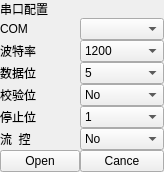
<?xml version="1.0" encoding="UTF-8"?>
<ui version="4.0">
 <class>Retriver</class>
 <widget class="QWidget" name="Retriver">
  <property name="geometry">
   <rect>
    <x>0</x>
    <y>0</y>
    <width>157</width>
    <height>164</height>
   </rect>
  </property>
  <property name="windowTitle">
   <string>Form</string>
  </property>
  <layout class="QGridLayout" name="layoutGWidget">
   <property name="leftMargin">
    <number>0</number>
   </property>
   <property name="topMargin">
    <number>0</number>
   </property>
   <property name="rightMargin">
    <number>0</number>
   </property>
   <property name="bottomMargin">
    <number>0</number>
   </property>
   <property name="spacing">
    <number>0</number>
   </property>
   <item row="2" column="2">
    <widget class="QComboBox" name="comboBoxBaudrate">
     <property name="currentText">
      <string>1200</string>
     </property>
     <item>
      <property name="text">
       <string>1200</string>
      </property>
     </item>
     <item>
      <property name="text">
       <string>2400</string>
      </property>
     </item>
     <item>
      <property name="text">
       <string>4800</string>
      </property>
     </item>
     <item>
      <property name="text">
       <string>9600</string>
      </property>
     </item>
     <item>
      <property name="text">
       <string>14400</string>
      </property>
     </item>
     <item>
      <property name="text">
       <string>19200</string>
      </property>
     </item>
     <item>
      <property name="text">
       <string>38400</string>
      </property>
     </item>
     <item>
      <property name="text">
       <string>57600</string>
      </property>
     </item>
     <item>
      <property name="text">
       <string>115200</string>
      </property>
     </item>
    </widget>
   </item>
   <item row="2" column="0" colspan="2">
    <widget class="QLabel" name="labelBaudrate">
     <property name="text">
      <string>波特率</string>
     </property>
    </widget>
   </item>
   <item row="4" column="0" colspan="2">
    <widget class="QLabel" name="labelCheckbit">
     <property name="text">
      <string>校验位</string>
     </property>
    </widget>
   </item>
   <item row="1" column="2">
    <widget class="QComboBox" name="comboBoxCOM"/>
   </item>
   <item row="7" column="2">
    <widget class="QPushButton" name="btnCance">
     <property name="text">
      <string>Cance</string>
     </property>
    </widget>
   </item>
   <item row="3" column="0" colspan="2">
    <widget class="QLabel" name="labelDatabit">
     <property name="text">
      <string>数据位</string>
     </property>
    </widget>
   </item>
   <item row="3" column="2">
    <widget class="QComboBox" name="comboBoxDatabit">
     <property name="currentText">
      <string>5</string>
     </property>
     <item>
      <property name="text">
       <string>5</string>
      </property>
     </item>
     <item>
      <property name="text">
       <string>6</string>
      </property>
     </item>
     <item>
      <property name="text">
       <string>7</string>
      </property>
     </item>
     <item>
      <property name="text">
       <string>8</string>
      </property>
     </item>
    </widget>
   </item>
   <item row="6" column="0" colspan="2">
    <widget class="QLabel" name="labelFlowcontrol">
     <property name="text">
      <string>流  控</string>
     </property>
    </widget>
   </item>
   <item row="7" column="0" colspan="2">
    <widget class="QPushButton" name="btnOpenClose">
     <property name="text">
      <string>Open</string>
     </property>
    </widget>
   </item>
   <item row="6" column="2">
    <widget class="QComboBox" name="comboBoxFlowControl">
     <item>
      <property name="text">
       <string>No</string>
      </property>
     </item>
     <item>
      <property name="text">
       <string>Hardware</string>
      </property>
     </item>
     <item>
      <property name="text">
       <string>Software</string>
      </property>
     </item>
    </widget>
   </item>
   <item row="1" column="0" colspan="2">
    <widget class="QLabel" name="labelCOM">
     <property name="text">
      <string>COM</string>
     </property>
    </widget>
   </item>
   <item row="5" column="2">
    <widget class="QComboBox" name="comboBoxStopbit">
     <item>
      <property name="text">
       <string>1</string>
      </property>
     </item>
     <item>
      <property name="text">
       <string>2</string>
      </property>
     </item>
     <item>
      <property name="text">
       <string>3</string>
      </property>
     </item>
    </widget>
   </item>
   <item row="4" column="2">
    <widget class="QComboBox" name="comboBoxCheckbit">
     <item>
      <property name="text">
       <string>No</string>
      </property>
     </item>
     <item>
      <property name="text">
       <string>Even</string>
      </property>
     </item>
     <item>
      <property name="text">
       <string>Odd</string>
      </property>
     </item>
     <item>
      <property name="text">
       <string>Space</string>
      </property>
     </item>
     <item>
      <property name="text">
       <string>Mark</string>
      </property>
     </item>
    </widget>
   </item>
   <item row="5" column="0" colspan="2">
    <widget class="QLabel" name="labelStopbit">
     <property name="text">
      <string>停止位</string>
     </property>
    </widget>
   </item>
   <item row="0" column="0" colspan="3">
    <widget class="QLabel" name="labelTitle">
     <property name="text">
      <string>串口配置</string>
     </property>
    </widget>
   </item>
  </layout>
 </widget>
 <resources/>
 <connections/>
</ui>
